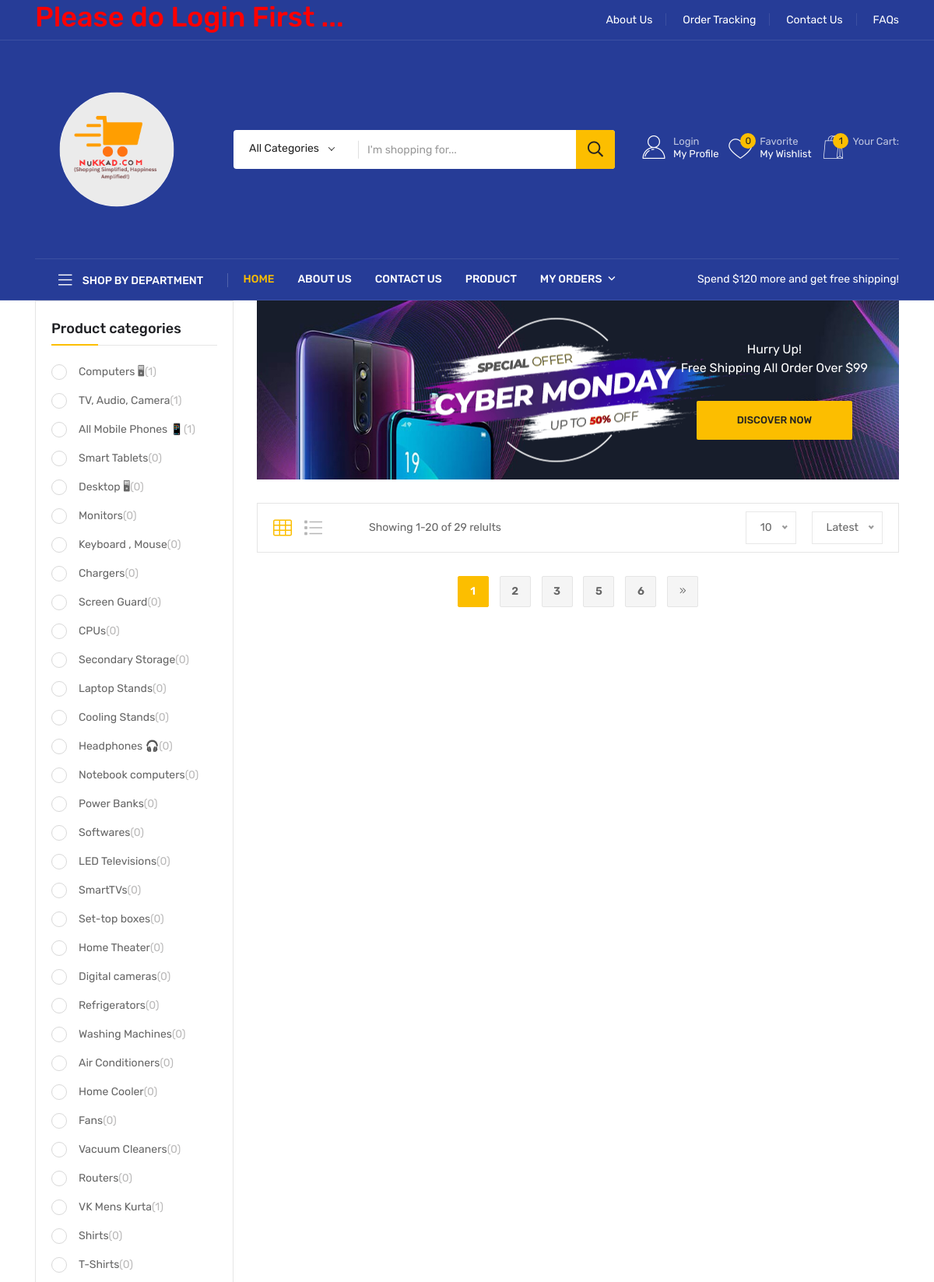
The page /product?colorID=1 (upper part) on the database its author committed.
### app/models.py (models this page shows, shortened)
class Category(models.Model):
    main_category = models.ForeignKey(MainCategory, on_delete=models.CASCADE)
    name = models.CharField(max_length=200)

### Ecommerce_project/views.py (the view)
# urls.py: path('product', views.Product_Page, name='product'),
def Product_Page(request):
    categorys = Category.objects.all()
    products = Product.objects.all()
    colors = Color.objects.all()
    min_price = Product.objects.all().aggregate(Min('price'))
    max_price = Product.objects.all().aggregate(Max('price'))
    ColorID = request.GET.get("colorID")
    brands = BrandName.objects.all()
    FilterPrice = request.GET.get('FilterPrice')
    if FilterPrice:
        Int_FilterPrice = int(FilterPrice)
        products = Product.objects.filter(
            price__lte=Int_FilterPrice)
    elif ColorID:
        products = Product.objects.filter(color=ColorID)
    else:
        products = Product.objects.all()
    context = {
        "categorys": categorys,
        "products": products,
        'min_price': min_price,
        'max_price': max_price,
        'FilterPrice': FilterPrice,
        "colors": colors,
        "brands": brands,
    }
    return render(request, "product/product.html", context)

### templates/product/product.html (shortened to what this page needs)
{% extends 'base.html' %}
{% load static %}
{% block content %}
<main>
    <div class="shop-area mb-20">
        <div class="container">
            <div class="row">
                <div class="col-xl-3 col-lg-4">
                    <div class="product-widget mb-30">
                        <h5 class="pt-title">Product categories</h5>
                        <div class="widget-category-list mt-20">
                            <form action=" {% url 'product' %} ">
                                {% for category in categorys  %}
                                <div class="single-widget-category">
                                    <label for="{{category.id}}">{{category.name}}<span>({{category.product_set.all.count}}){% comment %} product is the model [class] name  {% endcomment %}</span></label>
                                </div>
                                {% endfor %}
                            </form>
                        </div>
                        </div>
                </div>
                <div class="col-xl-9 col-lg-8">
                    <div class="shop-banner mb-30">
                        <div class="banner-image">
                            <img class="banner-sm" src="{% static 'assets/img/banner/sl-banner-sm.png' %}" alt="">
                            <div class="banner-content text-center">
                                <p class="banner-text mb-30">Hurry Up! <br> Free Shipping All Order Over $99</p>
                                <a href="shop.html" class="st-btn-d b-radius">Discover now</a>
                            </div>
                        </div>
                    </div>
                    <div class="product-lists-top">
                        <div class="product__filter-wrap">
                            <div class="row align-items-center">
                                <div class="col-xxl-6 col-xl-6 col-lg-6 col-md-6">
                                    <div class="product__filter d-sm-flex align-items-center">
                                        <div class="product__col">
                                            <ul class="nav nav-tabs" id="myTab" role="tablist">
                                                <li class="nav-item" role="presentation">
                                                  <button class="nav-link active" id="FourCol-tab" data-bs-toggle="tab" data-bs-target="#FourCol" type="button" role="tab" aria-controls="FourCol" aria-selected="true">
                                                    <i class="fal fa-th"></i>
                                                  </button>
                                                </li>
                                                <li class="nav-item" role="presentation">
                                                  <button class="nav-link" id="FiveCol-tab" data-bs-toggle="tab" data-bs-target="#FiveCol" type="button" role="tab" aria-controls="FiveCol" aria-selected="false">
                                                    <i class="fal fa-list"></i>
                                                  </button>
                                                </li>
                                              </ul>
                                        </div>
                                        <div class="product__result pl-60">
                                            <p>Showing 1-20 of 29 relults</p>
                                        </div>
                                    </div>
                                </div>
                                <div class="col-xxl-6 col-xl-6 col-lg-6 col-md-6">
                                    <div class="product__filter-right d-flex align-items-center justify-content-md-end">
                                        <div class="product__sorting product__show-no">
                                        </div>
                                        <div class="product__sorting product__show-position ml-20">
                                        </div>
                                    </div>
                                </div>
                            </div>
                    </div>
                    </div>
                    <div class="tp-pagination text-center">
                        <div class="row">
                            <div class="col-xl-12">
                                <div class="basic-pagination pt-30 pb-30">
                                    <nav>
                                       <ul>
                                          <li>
                                             <a href="shop.html" class="active">1</a>
                                          </li>
                                          <li>
                                             <a href="shop.html">2</a>
                                          </li>
                                          <li>
                                             <a href="shop.html">3</a>
                                          </li>
                                         <li>
                                            <a href="shop.html">5</a>
                                         </li>
                                         <li>
                                            <a href="shop.html">6</a>
                                         </li>
                                          <li>
                                             <a href="shop.html">
                                                <i class="fal fa-angle-double-right"></i>
                                             </a>
                                          </li>
                                       </ul>
                                     </nav>
                                 </div>
                            </div>
                        </div>
                    </div>
                </div>
            </div>
        </div>
    </div>
</main>
{% endblock  %}

### static/assets/css/default.css (style rules this page uses)
.mt-20 { margin-top:20px }
.mb-20 { margin-bottom:20px }
.mb-30 { margin-bottom:30px }
.ml-20 { margin-left:20px }
.pt-30 { padding-top:30px }
.pb-30 { padding-bottom:30px }
.pl-60 { padding-left:60px }

### rows shown on the page
Category: name "Computers 🖥", product_set.all.count "1"
Category: name "TV, Audio, Camera", product_set.all.count "1"
Category: name "All Mobile Phones 📱", product_set.all.count "1"
Category: name "Smart Tablets", product_set.all.count "0"
Category: name "Desktop 🖥", product_set.all.count "0"
Category: name "Monitors", product_set.all.count "0"
Category: name "Keyboard , Mouse", product_set.all.count "0"
Category: name "Chargers", product_set.all.count "0"
Category: name "Screen Guard", product_set.all.count "0"
Category: name "CPUs", product_set.all.count "0"
Category: name "Secondary Storage", product_set.all.count "0"
Category: name "Laptop Stands", product_set.all.count "0"
Category: name "Cooling Stands", product_set.all.count "0"
Category: name "Headphones 🎧", product_set.all.count "0"
Category: name "Notebook computers", product_set.all.count "0"
Category: name "Power Banks", product_set.all.count "0"
Category: name "Softwares", product_set.all.count "0"
Category: name "LED Televisions", product_set.all.count "0"
Category: name "SmartTVs", product_set.all.count "0"
Category: name "Set-top boxes", product_set.all.count "0"
Category: name "Home Theater", product_set.all.count "0"
Category: name "Digital cameras", product_set.all.count "0"
Category: name "Refrigerators", product_set.all.count "0"
Category: name "Washing Machines", product_set.all.count "0"
Category: name "Air Conditioners", product_set.all.count "0"
Category: name "Home Cooler", product_set.all.count "0"
Category: name "Fans", product_set.all.count "0"
Category: name "Vacuum Cleaners", product_set.all.count "0"
Category: name "Routers", product_set.all.count "0"
Category: name "VK Mens Kurta", product_set.all.count "1"
Category: name "Shirts", product_set.all.count "0"
Category: name "T-Shirts", product_set.all.count "0"
